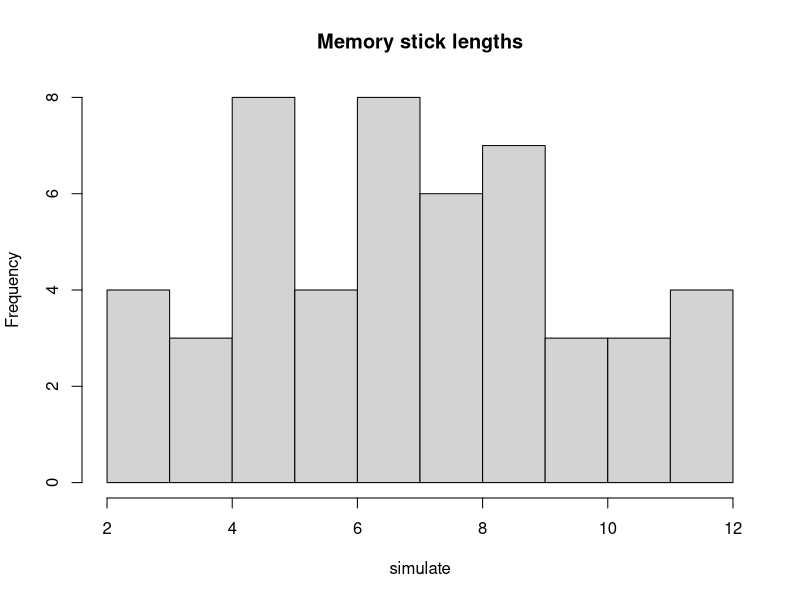

Generate this figure with R:
## ---- chunk 1
knitr::opts_chunk$set(echo = TRUE)
## ---- chunk 2
a = 2 
b = 12

scrap <- 2/(b-a)
scrap

## ---- chunk 3
simulate = runif(50, 2, 12)
round(simulate,3)

mean(simulate)

var(simulate)

hist(simulate, main="Memory stick lengths")
## ---- chunk 4

## ---- chunk 5

## ---- chunk 6

## ---- chunk 7

